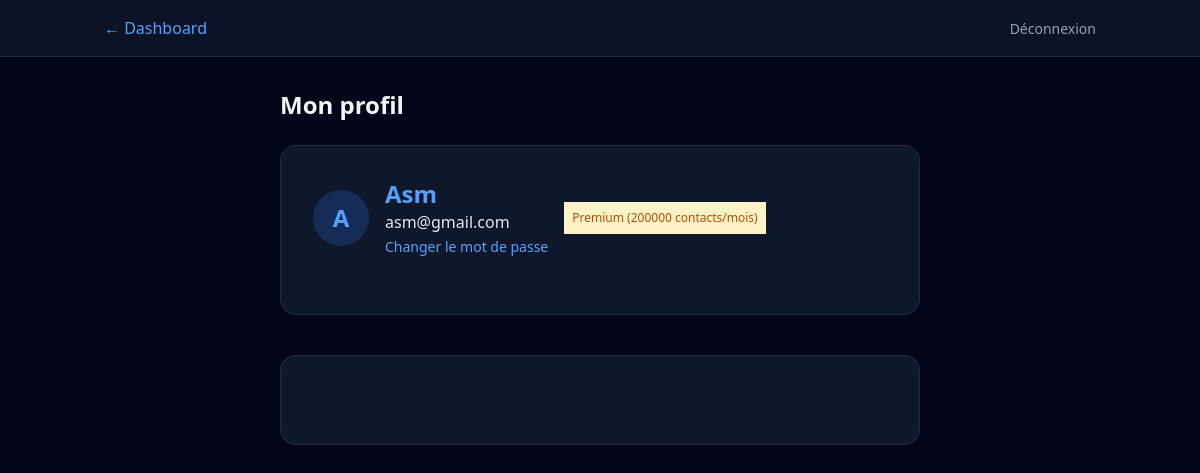
The app's page /accounts/profile/ (signed in) with its own data.
### apps/accounts/models.py (models this page shows, shortened)
class User(AbstractUser):
    username = None
    email = models.EmailField('email', unique=True)
    is_company = models.BooleanField('Entreprise', default=False)
    is_admin = models.BooleanField('Admin plateforme', default=False)
    USERNAME_FIELD = 'email'
    REQUIRED_FIELDS = []
    objects = UserManager()
    class Meta:
        verbose_name = 'Utilisateur'
        verbose_name_plural = 'Utilisateurs'

### apps/companies/models.py (models this page shows, shortened)
class Company(models.Model):
    SUBSCRIPTION_CHOICES = [
        ('trial', 'Essai'),
        ('active', 'Actif'),
        ('expired', 'Expiré'),
        ('suspended', 'Suspendu'),
    ]
    name = models.CharField('Nom', max_length=255)
    user = models.OneToOneField(
        settings.AUTH_USER_MODEL,
        on_delete=models.CASCADE,
        related_name='company'
    )
    subscription_status = models.CharField(
        'Statut abonnement',
        max_length=20,
        choices=SUBSCRIPTION_CHOICES,
        default='trial'
    )
    current_plan = models.ForeignKey(
        'billing.Plan',
        on_delete=models.SET_NULL,
        null=True,
        blank=True,
        related_name='companies'
    )
    monthly_quota = models.IntegerField('Quota mensuel', default=500)
    contacts_used_this_month = models.IntegerField('Contacts utilisés ce mois', default=0)
    quota_reset_at = models.DateField('Prochain renouvellement', null=True, blank=True)
    created_at = models.DateTimeField(auto_now_add=True)
    logo = models.ImageField('Logo', upload_to='company_logos/', null=True, blank=True)
    class Meta:
        verbose_name = 'Entreprise'
        verbose_name_plural = 'Entreprises'

### apps/billing/models.py (models this page shows)
class Plan(models.Model):
    name = models.CharField('Nom', max_length=100)
    price = models.DecimalField('Prix mensuel (€)', max_digits=10, decimal_places=2, default=0)
    monthly_quota = models.IntegerField('Quota mensuel (contacts)', default=500)
    features = models.JSONField('Fonctionnalités', default=list, blank=True)
    stripe_price_id = models.CharField('Stripe Price ID', max_length=255, blank=True)
    is_active = models.BooleanField('Actif', default=True)
    class Meta:
        verbose_name = 'Plan'
        verbose_name_plural = 'Plans'
    def __str__(self):
        return f'{self.name} ({self.monthly_quota} contacts/mois)'

### apps/accounts/views.py (the view)
# urls.py: path('profile/', profile_view, name='profile'),
@login_required
def profile_view(request):
    user = request.user
    company = Company.objects.filter(user=user).first()
    if not company:
        messages.warning(request, 'Aucune entreprise associée à votre compte. Veuillez contacter le support.')
        return redirect('accounts:login')
    context = {
        'user': user,
        'company': company,
    }
    return render(request, 'accounts/profile.html', context)

### apps/accounts/templates/accounts/profile.html (shortened to what this page needs)
{% extends "base.html" %}
{% block nav %}
<nav class="border-b border-slate-700/50 bg-slate-900/80 backdrop-blur-lg">
    <div class="max-w-5xl mx-auto px-4 py-4 flex justify-between items-center">
        {% if request.company %}<a href="{% url 'dashboard:company_dashboard' %}"
            class="text-blue-400 hover:text-blue-300">← Dashboard</a>{% elif user.is_admin or user.is_superuser %}<a
            href="{% url 'dashboard:admin_dashboard' %}" class="text-blue-400 hover:text-blue-300">← Admin</a>{% else
        %}<span class="text-slate-500">Profil</span>{% endif %}
        <form method="post" action="{% url 'accounts:logout' %}">{% csrf_token %}<button type="submit"
                class="text-slate-400 hover:text-red-400 text-sm">Déconnexion</button></form>
    </div>
</nav>
{% endblock %}
{% block content %}
{% if company %}
<div class="max-w-2xl mx-auto px-4 py-8">
    <h1 class="text-2xl font-bold text-slate-100 mb-6">Mon profil</h1>
    <div class="relative rounded-2xl border border-slate-700/50 bg-slate-800/50 p-8">
        <div class="flex flex-row  items-center gap-4 mb-6">
                <div class="w-14 h-14 rounded-full bg-blue-500/20 flex items-center justify-center">
                <span class="text-2xl font-bold text-blue-400">{{ user.email|slice:":1"|upper }}</span>
            </div>
            <div>
                <p class="text-blue-400 font-semibold text-xl md:text-2xl ">{{ company.name }}</p>
                <p class="text-slate-200 font-medium">{{ company.user.email }}</p>
                <a href="{% url 'accounts:password_change' %}" class="text-sm text-blue-400 hover:text-blue-300">Changer
                    le mot de passe</a>
                </div>
                <span class="text-xs bg-amber-100 text-amber-700 p-2">{{company.current_plan}}</span>
        </div>
    </div>
</div>
<div class="max-w-2xl mx-auto px-4 py-2">
    <div class="rounded-2xl border border-slate-700/50 bg-slate-800/50 p-8">
    </div>
</div>
{% endif %}
{% endblock %}

### records on screen
User: email "A"
Company: name "Asm", user.email "asm@gmail.com", current_plan "Premium (200000 contacts/mois)"
